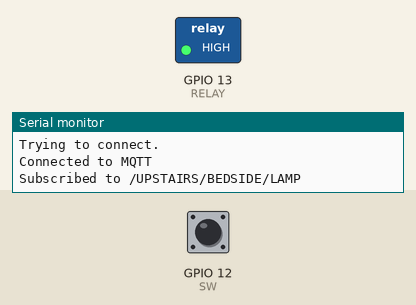
Recording of a program running on a simulated ESP8266 (NodeMCU). Shown: switched loads named in the program (green lamp = pin HIGH), the last lines printed to the serial monitor. Inputs (shaded band) come from the test bench; at power-on: GPIO 12 (SW) HIGH. WiFi joins after 1.5 s; servers stay silent unless stated; no MQTT or app messages arrive unless stated.

Above: at 2.7 s.
2.8 s: GPIO 12 (SW) pulled LOW for 0.15 s
At 3.3 s:
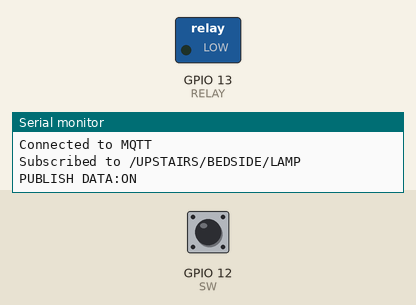
4.4 s: GPIO 12 (SW) pulled LOW for 1 s
At 5.8 s:
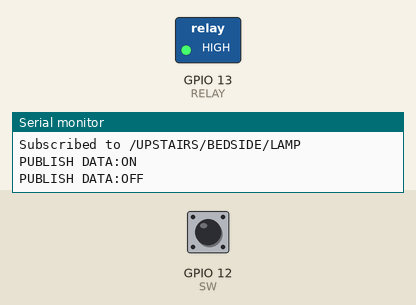
6.9 s: GPIO 12 (SW) pulled LOW for 3.2 s
At 10.6 s:
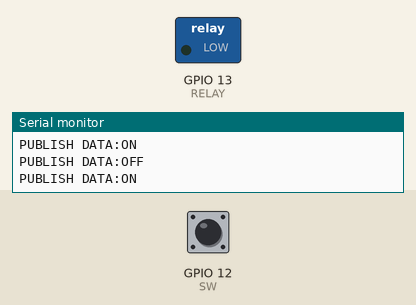
Timing chart, 0 to 12.1 s (numbered marks = the images above; inputs shaded):
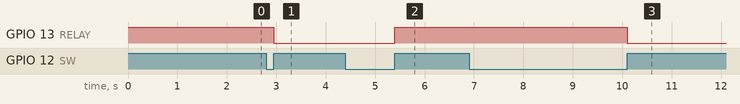

Measured:
- after the input at 2.8 s, GPIO 13 (RELAY): HIGH → LOW after 0.15 s
- after the input at 4.4 s, GPIO 13 (RELAY): LOW → HIGH after 1.0 s
- after the input at 6.9 s, GPIO 13 (RELAY): HIGH → LOW after 3.2 s

The program:

main.cpp
```cpp
#include <Arduino.h>
#include <PubSubClient.h>
#include <ESP8266WiFi.h>

//#define DEBUG

#define RELAY 13
#define SW 12

WiFiClient WIFI_CLIENT;
PubSubClient MQTT_CLIENT;


int lamp = 0;
bool lamp_S = false;

String msgStr = "";     // MQTT message buffer

unsigned long debounceDuration = 50; // millis
unsigned long lastlastmqtt_buttonStateChanged = 0;


//WIFI
const char* ssid = "Mycelium";             //User Name
const char* password = "#WiFiMushroom";    //Password
//MQTT
const char* mqttServer = "192.168.0.141"; //MQTT URL
const char* mqttUserName = "";            // MQTT username
const char* mqttPwd = "";                 // MQTT password
const char* clientID = "";                // client id username+0001
const char* topic = "/UPSTAIRS/BEDSIDE/LAMP";           //publish topic

// What to do when it receives the data.
void callback(char* topic, byte* payload, unsigned int length) {

  //convert topic to string to make it easier to work with
  String topicStr = topic;
  String message = "";
  for (unsigned int i=0; i< length; i++) {
    message = message + (char)payload[i];
  }

  // Print the message to the serial port

  #ifdef DEBUG
    Serial.print("Message received: Topic: ");
    Serial.print(topicStr);
    Serial.print("   ");
    Serial.print("Message: ");
    Serial.println(message);
  #endif

  if(message == "ON"){
    lamp_S = true;
  }
  else if(message == "OFF"){
    lamp_S = false;
  }

}


void publish(String pub_msg){
  msgStr = pub_msg;

  byte arrSize = msgStr.length() + 1;
  char msg[arrSize];
  Serial.print("PUBLISH DATA:");
  Serial.println(msgStr);
  msgStr.toCharArray(msg, arrSize);
  MQTT_CLIENT.publish("/UPSTAIRS/BEDSIDE/LAMP/STATUS", msg);
  MQTT_CLIENT.loop(); // Check Subscription.

}

void reconnect() {
  MQTT_CLIENT.setServer(mqttServer, 1883);
  MQTT_CLIENT.setClient(WIFI_CLIENT);

  // Trying connect with broker.
  while (!MQTT_CLIENT.connected()) {
    if (MQTT_CLIENT.connect(clientID, mqttUserName, mqttPwd)){
      Serial.println("Trying to connect.");
      MQTT_CLIENT.connect(""); // it isn't necessary..
      MQTT_CLIENT.subscribe(topic); // HERE SUBSCRIBE.
      // Wait to try to reconnect again...
      delay(500);
    }
  }
  Serial.println("Connected to MQTT");
  Serial.print("Subscribed to ");
  Serial.println(topic);
}

void setup() {

  pinMode(RELAY, OUTPUT_OPEN_DRAIN);
  digitalWrite(RELAY, HIGH);
  pinMode(SW, INPUT_PULLUP);
  yield();

  #ifdef DEBUG
    Serial.begin(115200);
    Serial.println();
  #endif

  Serial.print("Connecting with ");
  Serial.println(ssid);
  WiFi.begin(ssid, password);
  while (WiFi.status() != WL_CONNECTED) {
    Serial.print(".");
    delay(500);
  }
  Serial.println();
  Serial.print("WiFi conected. IP: ");
  Serial.println(WiFi.localIP());
  yield();

  // Setting Callback.
  MQTT_CLIENT.setCallback(callback);

  publish("OFF");
}

void loop() {
  if (!MQTT_CLIENT.connected()) {
   reconnect();
  }
  MQTT_CLIENT.loop();

  if(digitalRead(SW) == LOW){
    delay(50);
    if(digitalRead(SW) == LOW){
      while(!digitalRead(SW));
      lamp_S = !lamp_S;
      if(lamp_S == true)
        publish("ON");
      else if(lamp_S == false)
        publish("OFF");
    }
  }

  if(lamp_S == true){
    digitalWrite(RELAY, LOW);
  }
  else if(lamp_S == false){
    digitalWrite(RELAY, HIGH);
  }
}

 
```
